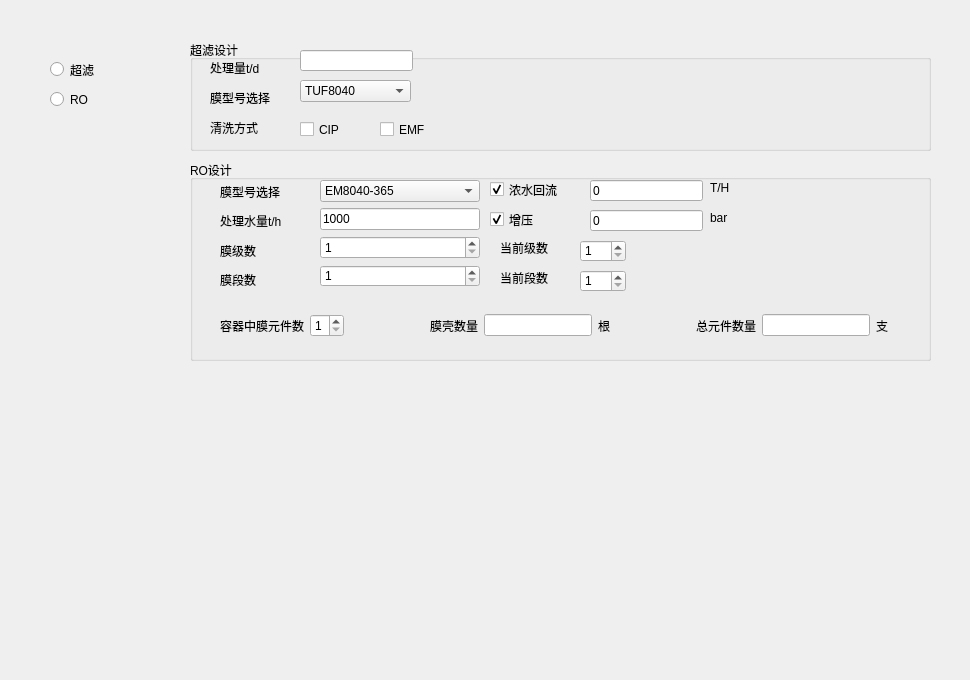
    <widget class="QWidget" name="tab_5">
     <attribute name="title">
      <string>膜设计</string>
     </attribute>
     <widget class="QGroupBox" name="groupBox_3">
      <property name="geometry">
       <rect>
        <x>190</x>
        <y>160</y>
        <width>741</width>
        <height>201</height>
       </rect>
      </property>
      <property name="title">
       <string>RO设计</string>
      </property>
      <widget class="QWidget" name="verticalLayoutWidget">
       <property name="geometry">
        <rect>
         <x>30</x>
         <y>20</y>
         <width>86</width>
         <height>111</height>
        </rect>
       </property>
       <layout class="QVBoxLayout" name="verticalLayout">
        <item>
         <widget class="QLabel" name="label_55">
          <property name="text">
           <string>膜型号选择</string>
          </property>
         </widget>
        </item>
        <item>
         <widget class="QLabel" name="label_15">
          <property name="text">
           <string>处理水量t/h</string>
          </property>
         </widget>
        </item>
        <item>
         <widget class="QLabel" name="label_56">
          <property name="text">
           <string>膜级数</string>
          </property>
         </widget>
        </item>
        <item>
         <widget class="QLabel" name="label_60">
          <property name="text">
           <string>膜段数</string>
          </property>
         </widget>
        </item>
       </layout>
      </widget>
      <widget class="QLineEdit" name="lineEdit_3">
       <property name="geometry">
        <rect>
         <x>400</x>
         <y>50</y>
         <width>113</width>
         <height>21</height>
        </rect>
       </property>
       <property name="text">
        <string>0</string>
       </property>
      </widget>
      <widget class="QLineEdit" name="lineEdit_4">
       <property name="geometry">
        <rect>
         <x>400</x>
         <y>20</y>
         <width>113</width>
         <height>21</height>
        </rect>
       </property>
       <property name="text">
        <string>0</string>
       </property>
       <property name="readOnly">
        <bool>false</bool>
       </property>
      </widget>
      <widget class="QLabel" name="label_58">
       <property name="geometry">
        <rect>
         <x>520</x>
         <y>20</y>
         <width>72</width>
         <height>15</height>
        </rect>
       </property>
       <property name="text">
        <string>T/H</string>
       </property>
      </widget>
      <widget class="QLabel" name="label_59">
       <property name="geometry">
        <rect>
         <x>520</x>
         <y>50</y>
         <width>72</width>
         <height>15</height>
        </rect>
       </property>
       <property name="text">
        <string>bar</string>
       </property>
      </widget>
      <widget class="QWidget" name="verticalLayoutWidget_2">
       <property name="geometry">
        <rect>
         <x>130</x>
         <y>20</y>
         <width>160</width>
         <height>107</height>
        </rect>
       </property>
       <layout class="QVBoxLayout" name="verticalLayout_2">
        <item>
         <widget class="QComboBox" name="comboBox_2">
          <item>
           <property name="text">
            <string>EM8040-365</string>
           </property>
          </item>
          <item>
           <property name="text">
            <string>LP8040-400</string>
           </property>
          </item>
          <item>
           <property name="text">
            <string>BW30-400</string>
           </property>
          </item>
          <item>
           <property name="text">
            <string>BW30FR-400</string>
           </property>
          </item>
          <item>
           <property name="text">
            <string>SW30-400</string>
           </property>
          </item>
          <item>
           <property name="text">
            <string>SW30HRLE-400</string>
           </property>
          </item>
         </widget>
        </item>
        <item>
         <widget class="QLineEdit" name="lineEdit_2">
          <property name="text">
           <string>1000</string>
          </property>
         </widget>
        </item>
        <item>
         <widget class="QSpinBox" name="spinBox_3">
          <property name="minimum">
           <number>1</number>
          </property>
          <property name="maximum">
           <number>2</number>
          </property>
         </widget>
        </item>
        <item>
         <widget class="QSpinBox" name="spinBox_4">
          <property name="minimum">
           <number>1</number>
          </property>
          <property name="maximum">
           <number>2</number>
          </property>
         </widget>
        </item>
       </layout>
      </widget>
      <widget class="QLabel" name="label_61">
       <property name="geometry">
        <rect>
         <x>310</x>
         <y>80</y>
         <width>72</width>
         <height>15</height>
        </rect>
       </property>
       <property name="text">
        <string>当前级数</string>
       </property>
      </widget>
      <widget class="QLabel" name="label_62">
       <property name="geometry">
        <rect>
         <x>310</x>
         <y>110</y>
         <width>72</width>
         <height>15</height>
        </rect>
       </property>
       <property name="text">
        <string>当前段数</string>
       </property>
      </widget>
      <widget class="QSpinBox" name="spinBox_5">
       <property name="geometry">
        <rect>
         <x>390</x>
         <y>80</y>
         <width>46</width>
         <height>22</height>
        </rect>
       </property>
       <property name="minimum">
        <number>1</number>
       </property>
       <property name="maximum">
        <number>3</number>
       </property>
      </widget>
      <widget class="QSpinBox" name="spinBox_6">
       <property name="geometry">
        <rect>
         <x>390</x>
         <y>110</y>
         <width>46</width>
         <height>22</height>
        </rect>
       </property>
       <property name="minimum">
        <number>1</number>
       </property>
       <property name="maximum">
        <number>3</number>
       </property>
      </widget>
      <widget class="QWidget" name="horizontalLayoutWidget">
       <property name="geometry">
        <rect>
         <x>30</x>
         <y>140</y>
         <width>681</width>
         <height>51</height>
        </rect>
       </property>
       <layout class="QHBoxLayout" name="horizontalLayout">
        <item>
         <widget class="QLabel" name="label_64">
          <property name="text">
           <string>容器中膜元件数</string>
          </property>
         </widget>
        </item>
        <item>
         <widget class="QSpinBox" name="spinBox_7">
          <property name="minimum">
           <number>1</number>
          </property>
          <property name="maximum">
           <number>7</number>
          </property>
         </widget>
        </item>
        <item>
         <spacer name="horizontalSpacer">
          <property name="orientation">
           <enum>Qt::Horizontal</enum>
          </property>
          <property name="sizeHint" stdset="0">
           <size>
            <width>60</width>
            <height>20</height>
           </size>
          </property>
         </spacer>
        </item>
        <item>
         <widget class="QLabel" name="label_63">
          <property name="text">
           <string>膜壳数量</string>
          </property>
         </widget>
        </item>
        <item>
         <widget class="QLineEdit" name="lineEdit_6"/>
        </item>
        <item>
         <widget class="QLabel" name="label_69">
          <property name="text">
           <string>根</string>
          </property>
         </widget>
        </item>
        <item>
         <spacer name="horizontalSpacer_2">
          <property name="orientation">
           <enum>Qt::Horizontal</enum>
          </property>
          <property name="sizeHint" stdset="0">
           <size>
            <width>60</width>
            <height>20</height>
           </size>
          </property>
         </spacer>
        </item>
        <item>
         <widget class="QLabel" name="label_68">
          <property name="text">
           <string>总元件数量</string>
          </property>
         </widget>
        </item>
        <item>
         <widget class="QLineEdit" name="lineEdit_7"/>
        </item>
        <item>
         <widget class="QLabel" name="label_71">
          <property name="text">
           <string>支</string>
          </property>
         </widget>
        </item>
        <item>
         <widget class="QLabel" name="label_70">
          <property name="text">
           <string/>
          </property>
         </widget>
        </item>
       </layout>
      </widget>
      <widget class="QCheckBox" name="checkBox_3">
       <property name="geometry">
        <rect>
         <x>300</x>
         <y>20</y>
         <width>91</width>
         <height>19</height>
        </rect>
       </property>
       <property name="text">
        <string>浓水回流</string>
       </property>
       <property name="checked">
        <bool>true</bool>
       </property>
      </widget>
      <widget class="QCheckBox" name="checkBox_4">
       <property name="geometry">
        <rect>
         <x>300</x>
         <y>50</y>
         <width>91</width>
         <height>19</height>
        </rect>
       </property>
       <property name="text">
        <string>增压</string>
       </property>
       <property name="checked">
        <bool>true</bool>
       </property>
      </widget>
     </widget>
     <widget class="QGroupBox" name="groupBox_4">
      <property name="geometry">
       <rect>
        <x>190</x>
        <y>40</y>
        <width>741</width>
        <height>111</height>
       </rect>
      </property>
      <property name="title">
       <string>超滤设计</string>
      </property>
      <widget class="QLabel" name="label_65">
       <property name="geometry">
        <rect>
         <x>20</x>
         <y>20</y>
         <width>72</width>
         <height>15</height>
        </rect>
       </property>
       <property name="text">
        <string>处理量t/d</string>
       </property>
      </widget>
      <widget class="QLabel" name="label_66">
       <property name="geometry">
        <rect>
         <x>20</x>
         <y>50</y>
         <width>72</width>
         <height>15</height>
        </rect>
       </property>
       <property name="text">
        <string>膜型号选择</string>
       </property>
      </widget>
      <widget class="QComboBox" name="comboBox_3">
       <property name="geometry">
        <rect>
         <x>110</x>
         <y>40</y>
         <width>111</width>
         <height>22</height>
        </rect>
       </property>
       <item>
        <property name="text">
         <string>TUF8040</string>
        </property>
       </item>
       <item>
        <property name="text">
         <string>TUF8080</string>
        </property>
       </item>
       <item>
        <property name="text">
         <string>2880</string>
        </property>
       </item>
       <item>
        <property name="text">
         <string>2860</string>
        </property>
       </item>
      </widget>
      <widget class="QLineEdit" name="lineEdit_5">
       <property name="geometry">
        <rect>
         <x>110</x>
         <y>10</y>
         <width>113</width>
         <height>21</height>
        </rect>
       </property>
      </widget>
      <widget class="QLabel" name="label_67">
       <property name="geometry">
        <rect>
         <x>20</x>
         <y>80</y>
         <width>72</width>
         <height>15</height>
        </rect>
       </property>
       <property name="text">
        <string>清洗方式</string>
       </property>
      </widget>
      <widget class="QCheckBox" name="checkBox">
       <property name="geometry">
        <rect>
         <x>110</x>
         <y>80</y>
         <width>91</width>
         <height>19</height>
        </rect>
       </property>
       <property name="text">
        <string>CIP</string>
       </property>
      </widget>
      <widget class="QCheckBox" name="checkBox_2">
       <property name="geometry">
        <rect>
         <x>190</x>
         <y>80</y>
         <width>91</width>
         <height>19</height>
        </rect>
       </property>
       <property name="text">
        <string>EMF</string>
       </property>
      </widget>
     </widget>
     <widget class="QLabel" name="label_57">
      <property name="enabled">
       <bool>true</bool>
      </property>
      <property name="geometry">
       <rect>
        <x>170</x>
        <y>380</y>
        <width>791</width>
        <height>291</height>
       </rect>
      </property>
      <property name="autoFillBackground">
       <bool>true</bool>
      </property>
      <property name="text">
       <string/>
      </property>
      <property name="pixmap">
       <pixmap resource="image.qrc">:/aaa/resource/一级一段.JPG</pixmap>
      </property>
     </widget>
     <widget class="QRadioButton" name="radioButton_2">
      <property name="geometry">
       <rect>
        <x>50</x>
        <y>60</y>
        <width>115</width>
        <height>19</height>
       </rect>
      </property>
      <property name="text">
       <string>超滤</string>
      </property>
     </widget>
     <widget class="QRadioButton" name="radioButton_3">
      <property name="geometry">
       <rect>
        <x>50</x>
        <y>90</y>
        <width>115</width>
        <height>19</height>
       </rect>
      </property>
      <property name="text">
       <string>RO</string>
      </property>
     </widget>
    </widget>
